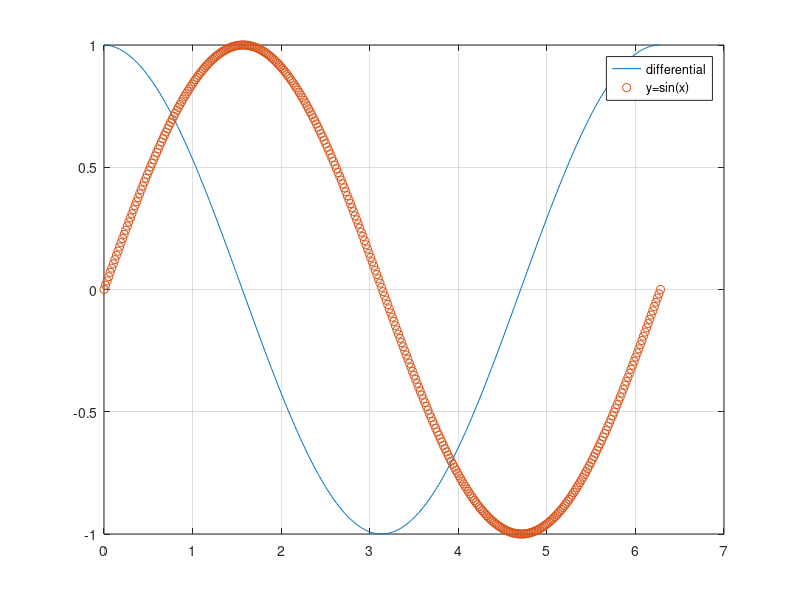

Here is the MATLAB script that generated this plot:
%matlab_differ
%Programmer: Xianglan Tu
%Date:030917
clc;
clear all;
x=linspace(0,2*pi,360);
y=sin(x);
diffential_y=diff(y)./diff(x);
n=length(diffential_y);

plot(x(1:n),diffential_y,'-');
hold on;
plot(x,y,'o');

legend('differential','y=sin(x)');
grid on;